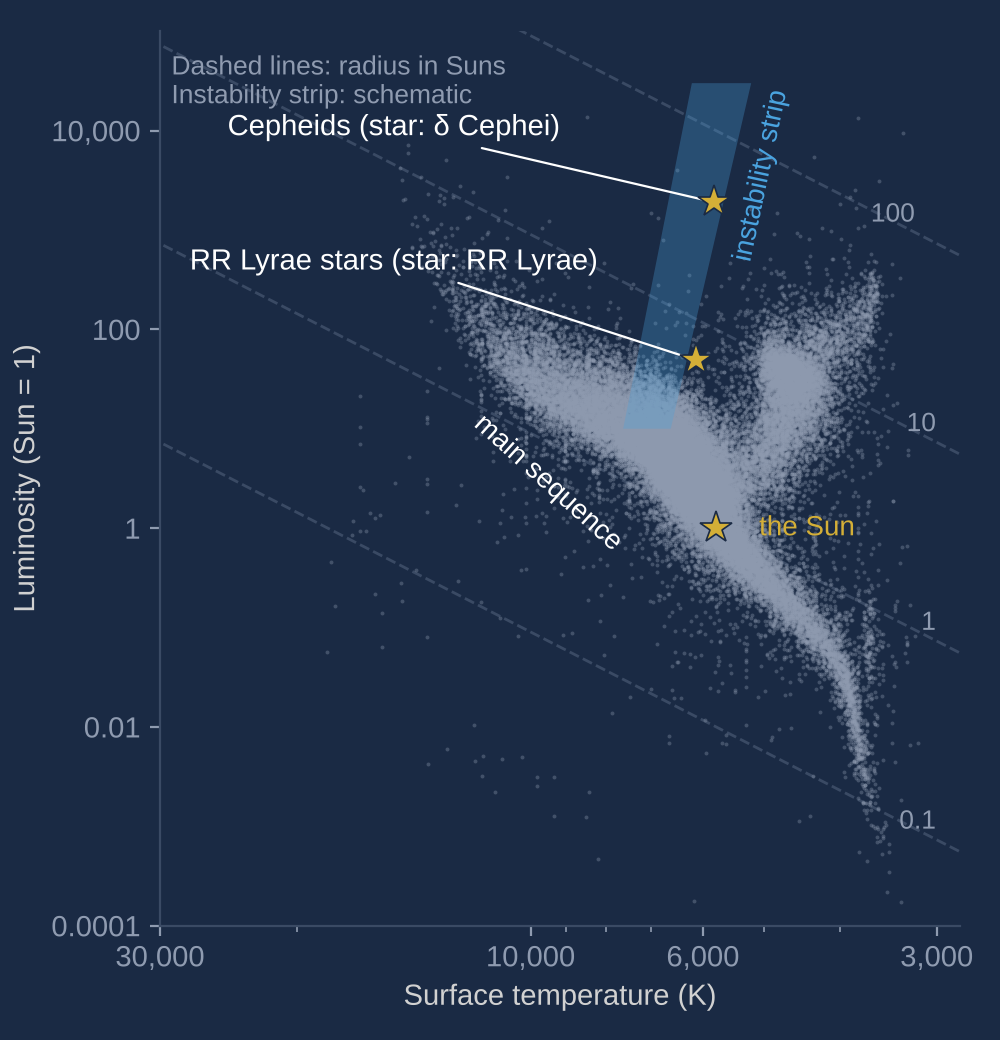

Recreate this plot in Python.
"""Where the pulsating stars live on the H-R diagram.
Background: Hipparcos stars within 200 pc (HYG v4.1, CC BY-SA 4.0); temperature from B-V
(Ballesteros 2012 formula), luminosity from HYG (V band, no bolometric correction: approximate).
Lines of constant radius are exact: L = R^2 (T / 5772 K)^4.
Instability strip: SCHEMATIC band, drawn approximately (warm edge ~7,500 K, cool edge ~5,800 K
at Cepheid luminosities, both slanting cooler with brightness); not a fitted boundary.
delta Cep: L ~1,900 Lsun (Gallenne et al. 2021, via Wikipedia); T from L and mean radius 43 Rsun
-> ~5,800 K (computed). RR Lyr: L 49 Lsun, T 6,125 K (Wikipedia). Sun: 1 Lsun, 5,772 K.
"""
import numpy as np, pandas as pd
import matplotlib.pyplot as plt
from matplotlib.patches import Polygon
from nbas_style import use, save
c = use()
b = pd.read_csv("hr_bg.csv")
fig, ax = plt.subplots(figsize=(5.0, 5.2))
fig.subplots_adjust(left=0.16, right=0.96, top=0.97, bottom=0.11)
ax.set_xscale("log"); ax.set_yscale("log")
ax.scatter(b.teff, b.lum, s=2, color=c["muted"], alpha=0.35, lw=0, zorder=1)
T = np.logspace(np.log10(2500), np.log10(40000), 100)
for R, lab in [(0.1, "0.1"), (1, "1"), (10, "10"), (100, "100")]:
    L = R**2*(T/5772)**4
    ax.plot(T, L, color=c["rule"], lw=1, ls="--", zorder=0)
    i = np.argmin(abs(L - 3e-4*10**(np.log10(R)*2.4)))
    xt = 3100 if R < 50 else 3300
    yt = R**2*(xt/5772)**4
    ax.text(xt*0.97, yt, f"{lab}", color=c["muted"], fontsize=9.5, ha="right", va="bottom")
# schematic instability strip
strip = Polygon([(7600, 10), (6600, 10), (5200, 3e4), (6200, 3e4)], closed=True,
                fc=c["b"], ec="none", alpha=0.30, zorder=2)
ax.add_patch(strip)
ax.text(5050, 3500, "instability strip", color=c["b"], fontsize=10, ha="center", va="center",
        rotation=78, zorder=6)
ax.annotate("Cepheids (star: δ Cephei)", xy=(5800, 1900), xytext=(15000, 9e3), color=c["strong"], fontsize=10.5,
            ha="center", arrowprops=dict(arrowstyle="-", color=c["strong"], lw=0.8))
ax.annotate("RR Lyrae stars (star: RR Lyrae)", xy=(6125, 49), xytext=(15000, 400), color=c["strong"], fontsize=10.5,
            ha="center", arrowprops=dict(arrowstyle="-", color=c["strong"], lw=0.8))
for name, Tm, Lm in [("δ Cephei", 5800, 1900), ("RR Lyrae", 6125, 49), ("the Sun", 5772, 1.0)]:
    ax.plot(Tm, Lm, marker="*", ms=12, color=c["a"], mec=c["bg"], mew=0.6, zorder=5)
ax.text(5772*0.88, 1.0, "the Sun", color=c["a"], fontsize=10, ha="left", va="center", zorder=6)
ax.text(9500, 0.6, "main sequence", color=c["strong"], fontsize=10, rotation=-42, ha="center")
ax.set_xlim(30000, 2800); ax.set_ylim(1e-4, 1e5)
ax.set_xticks([30000, 10000, 6000, 3000]); ax.set_xticklabels(["30,000", "10,000", "6,000", "3,000"])
ax.xaxis.set_minor_formatter(plt.NullFormatter())
ax.set_yticks([1e-4, 1e-2, 1, 1e2, 1e4]); ax.set_yticklabels(["0.0001", "0.01", "1", "100", "10,000"])
ax.set_xlabel("Surface temperature (K)")
ax.set_ylabel("Luminosity (Sun = 1)")
ax.text(29000, 6e4, "Dashed lines: radius in Suns\nInstability strip: schematic", color=c["muted"], fontsize=9.5, va="top")
save(fig, "fig-instability-strip")
